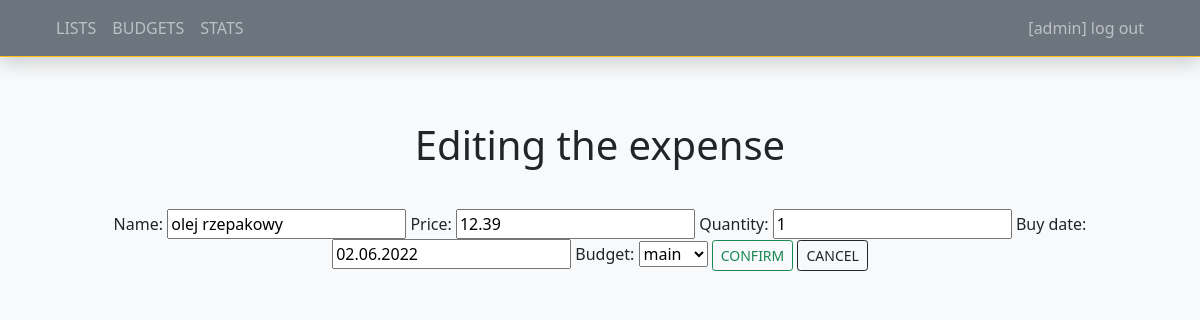
Page /edit/84 (signed in) on the committed database.
### list/models.py (models this page shows, shortened)
class Product(models.Model):
    name = models.CharField(max_length=64)
    price = models.DecimalField(decimal_places=2, max_digits=10)
    quantity = models.IntegerField(default=1)
    buyDate = models.DateField(default=datetime.date.today, null=False)
    budget = models.ForeignKey(Budget, null=True, on_delete=models.SET_NULL, blank=True, related_name="products")

class Budget(models.Model):
    name = models.CharField(max_length=64)
    value = models.DecimalField(decimal_places=2, max_digits=8, null=True)
    date = models.DateField(auto_now_add=True)
    def __str__(self):
        return f"{self.name}"

### list/views.py (the view, shortened to what this page needs)
# urls.py: path('edit/<str:product_id>', views.edit, name='edit'),
def edit(request, product_id):
    if not request.user.is_authenticated:
        return redirect('login')
    else:
        if request.method == 'GET':
            product = Product.objects.get(pk=product_id)
            form = ProductForm(instance=product)
            return render(request, 'list/edit.html', {'form': form, 'product': product})

### list/forms.py
class ProductForm(forms.ModelForm):
    class Meta:
        model = Product
        fields = ('name', 'price', 'quantity', 'buyDate', 'budget')
        labels = {
            'name': 'Name',
            'price': 'Price',
            'quantity': 'Quantity',
            'buyDate': 'Buy date',
            'budget': 'Budget'
        }

### list/templates/list/edit.html (shortened to what this page needs)
{% extends 'list/main.html' %}
{% block content %}
<div class="d-flex flex-column text-center mt-5">
    <p>
        <h1>Editing the expense</h1>
    </p>
    <p>
        <form action="{% url 'edit' product.id %}" method="post">
            {{form}}
            <input type="submit" value="CONFIRM" class="btn btn-outline-success btn-sm">
            <a href="{% url 'index' %}" class="btn btn-outline-dark btn-sm">CANCEL</a>
        </form>
    </p>
</div>
{% endblock %}

### list/templates/list/main.html (shortened to what this page needs)
<!DOCTYPE html>
<html lang="pl-PL" class="bg-light">
<head>
  <link href="https://cdn.jsdelivr.net/npm/bootstrap@5.1.3/dist/css/bootstrap.min.css" rel="stylesheet"
>
</head>
<body class="bg-light">
  {% if request.user.is_authenticated %}
  <nav class="navbar navbar-expand-lg navbar-dark bg-secondary mb-1 px-5 d-flex justify-content-between shadow border-bottom border-warning">
    <div class="navbar-nav">
      <a class="nav-item nav-link" href="{% url 'index' %}">LISTS</a>
      <a class="nav-item nav-link" href="{% url 'budget' %}">BUDGETS</a>
      <a class="nav-item nav-link" href="{% url 'stats' %}">STATS</a>
    </div>
    <div class="navbar-nav">
      <a class="nav-item nav-link" href="{% url 'logout' %}">[{{request.user.username}}] log out</a>
    </div>
  </nav>
  {% endif %}
  <div class="mx-5">
    {% block content %}
    {% endblock %}
  </div>
</body>
</html>

### rows in the picture
Product: name "olej rzepakowy", price "12.39", quantity "1", buyDate "02.06.2022", budget "main"

### other values in the picture
{{ request.user.username }} "admin"
